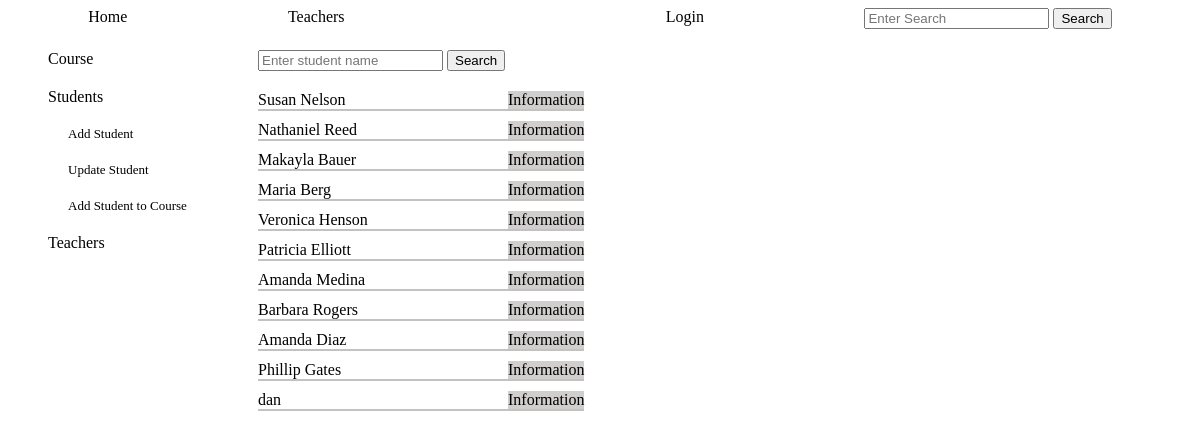
The app's page /admin_students with its own data.
### tables this page shows
CREATE TABLE students (
        id INTEGER PRIMARY KEY,
        name TEXT NOT NULL,
        email TEXT NOT NULL UNIQUE,
        phone TEXT
        );

### app.py (the view, shortened to what this page needs)
@app.route('/admin_students', methods=['GET', 'POST'])
def admin_students(): # students information and actions for admin
    log=check_log()
    admin_dict=chek_admin()
    form=['create']
    return render_template('admin_students.html', log=log, admin_dict=admin_dict, form=form, student_attend='', student_dict='', students=create_students_objects(crud.read_all('students')))

### app.py (called while the page is built)
def check_log(): #check if user is loged in or not
    log_result={}
    if "name" in session:
        link='/logout'
        log='Logout'
        log_result['link']=link
        log_result['log']=log
        return log_result
    else:
        link='/login'
        log='Login'
        log_result['link']=link
        log_result['log']=log
        return log_result

def chek_admin():#check if user is admin or not
    if "role" in session:
        if session['role']=='admin':
            admin_dict={}
            admin_dict['id']=session['id']
            admin_dict['link']=f"/administrator/{session['id']}"
            admin_dict['word']='Administrator'
            admin_dict['hello']=f"Hello {session['name']}- what do you want to do?"
            return admin_dict
        else:
            admin_dict=''
            return admin_dict

### crud.py (called while the page is built)
def read_all(table):
    return query(f"SELECT * FROM {table}")

### functions.py (called while the page is built)
def create_students_objects(students: list):
    students_objects=[classes.Student(student[0], student[1], student[2], student[3]) for student in students]
    return students_objects

### setup_db.py (called while the page is built)
def query(sql):
    with sqlite3.connect('students.db') as conn:
        cur=conn.cursor()
        cur.execute(sql)
        return cur.fetchall()

### templates/admin_students.html (shortened to what this page needs)
{% include "admin_nav_students.html" %}
    <div class="admin_students_main">
        <div class="main_student_search">
            <div class="student_search">
                {% for f in form %}
                <form action="" method="POST">
                    <input type="text" name="search" placeholder="Enter student name">
                    <input type="submit" value="Search">
                </form>
                {% endfor %}
            </div>
            <div class="students_list">
                {% for student in students %}
                <div class="student_info">
                    <div class="student_name">{{student.name}}</div>
                    <a href="/student_info/{{student.tid}}">Information</a>
                </div>
                {% endfor %}
            </div>
        </div>
        <div class="main_student_info">
            <div class="main_course_detail">
                <div class="info_student_courses">
                </div>
            </div>
        </div>
    </div>
</div>

### static/style.css (style rules this page uses)
.main_course_detail { display: grid; grid-template-columns: max-content max-content; gap:60px; }
.admin_students_main { grid-column: 2; grid-row: 1; display: flex; }
.main_student_search { display: flex; flex-direction: column; gap:20px; }
.students_list { display: flex; flex-direction: column; gap:10px; justify-content: space-between; }
.students_list>div { border-bottom: solid; border-width: 2px; border-color: rgb(195, 193, 193); }
.student_info { display: flex; }
.student_info>a { text-decoration: none; color: black; background-color: rgb(209, 206, 206); }
.student_name { width:250px; }
.main_student_info { display: flex; flex-direction: column; gap: 20px; }
.info_student_courses { grid-column: 2; display: grid; grid-template-columns: max-content max-content; grid-template-rows: max-content max-content max-content; font-size: larger; }

### records on screen
students: name "Susan Nelson"
students: name "Nathaniel Reed"
students: name "Makayla Bauer"
students: name "Maria Berg"
students: name "Veronica Henson"
students: name "Patricia Elliott"
students: name "Amanda Medina"
students: name "Barbara Rogers"
students: name "Amanda Diaz"
students: name "Phillip Gates"
students: name "dan"

### other values on screen
{{ log.log }} "Login"
